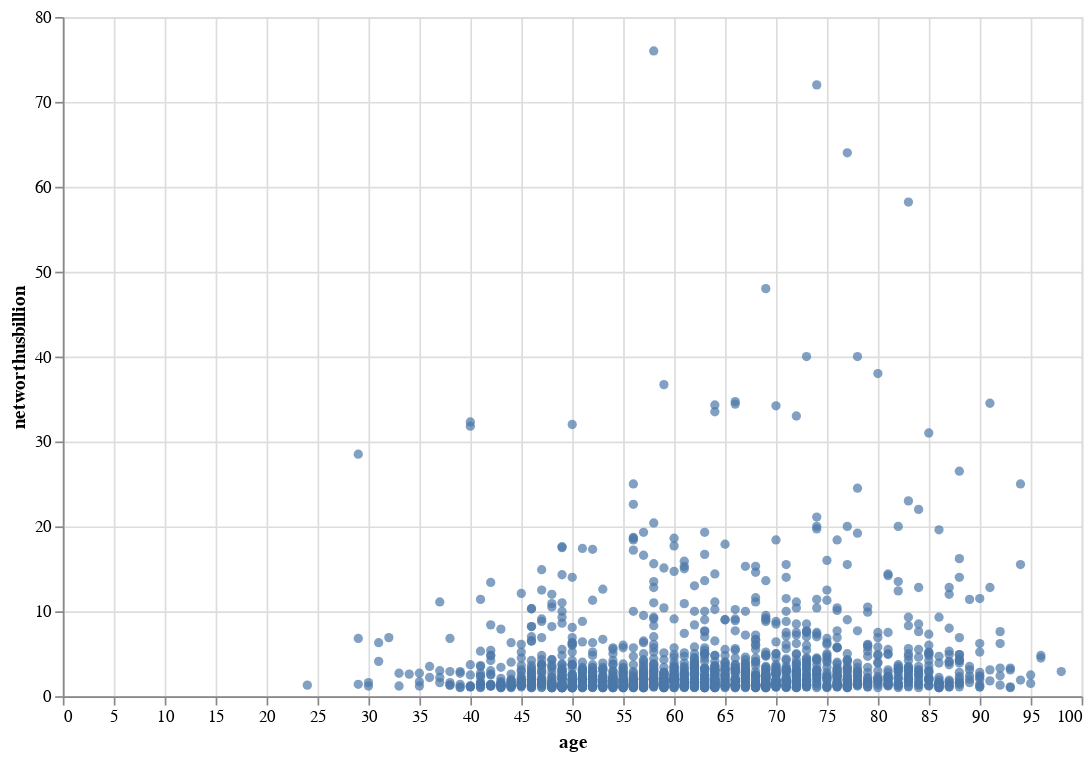

The code cell stored with this chart in its notebook:
### Markdown cell above
## 11) Make a scatterplot of net worth compared to age

It's more fun to do this in Altair as compared to matplotlib, but either is fine.

### Code cell
!pip install --quiet altair

import altair as alt

scatter = alt.Chart(df).mark_circle().encode(
    x='age',
    y='networthusbillion',
    tooltip=['name', 'age', 'networthusbillion']
).properties(
    width=600,
    height=400
)

scatter

### Figure 1 — Vega-Lite specification as saved in the notebook (floating-point values rounded to 4 significant figures; data arrays with more than 128 entries replaced by an {"elided": "..."} marker saying what was removed)
{"config": {"view": {"continuousWidth": 300, "continuousHeight": 300}}, "data": {"name": "data-90c99557c852d48a416f03ba6d508566"}, "mark": {"type": "circle"}, "encoding": {"tooltip": [{"field": "name", "type": "nominal"}, {"field": "age", "type": "quantitative"}, {"field": "networthusbillion", "type": "quantitative"}], "x": {"field": "age", "type": "quantitative"}, "y": {"field": "networthusbillion", "type": "quantitative"}}, "height": 400, "width": 600, "$schema": "https://vega.github.io/schema/vega-lite/v5.17.0.json", "datasets": {"data-90c99557c852d48a416f03ba6d508566": {"elided": "1653 records"}}}
